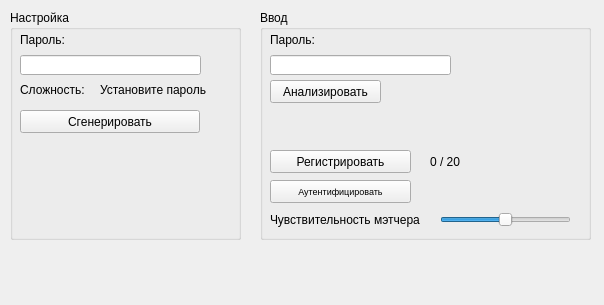
<?xml version="1.0" encoding="UTF-8"?>
<ui version="4.0">
 <class>MainWindow</class>
 <widget class="QMainWindow" name="MainWindow">
  <property name="geometry">
   <rect>
    <x>0</x>
    <y>0</y>
    <width>604</width>
    <height>305</height>
   </rect>
  </property>
  <property name="windowTitle">
   <string>Main</string>
  </property>
  <widget class="QWidget" name="centralwidget">
   <widget class="QGroupBox" name="groupBox">
    <property name="geometry">
     <rect>
      <x>10</x>
      <y>10</y>
      <width>231</width>
      <height>230</height>
     </rect>
    </property>
    <property name="title">
     <string>Настройка</string>
    </property>
    <widget class="QLabel" name="label">
     <property name="geometry">
      <rect>
       <x>10</x>
       <y>20</y>
       <width>51</width>
       <height>20</height>
      </rect>
     </property>
     <property name="text">
      <string>Пароль:</string>
     </property>
    </widget>
    <widget class="QLineEdit" name="SetPasswordInput">
     <property name="geometry">
      <rect>
       <x>10</x>
       <y>45</y>
       <width>181</width>
       <height>20</height>
      </rect>
     </property>
     <property name="text">
      <string/>
     </property>
     <property name="maxLength">
      <number>16</number>
     </property>
    </widget>
    <widget class="QLabel" name="label_2">
     <property name="geometry">
      <rect>
       <x>10</x>
       <y>70</y>
       <width>81</width>
       <height>20</height>
      </rect>
     </property>
     <property name="text">
      <string>Сложность:</string>
     </property>
    </widget>
    <widget class="QLabel" name="ComplexityPasswordLabel">
     <property name="geometry">
      <rect>
       <x>90</x>
       <y>70</y>
       <width>131</width>
       <height>20</height>
      </rect>
     </property>
     <property name="text">
      <string>Установите пароль</string>
     </property>
    </widget>
    <widget class="QPushButton" name="pushButtonGenerate">
     <property name="geometry">
      <rect>
       <x>10</x>
       <y>100</y>
       <width>180</width>
       <height>23</height>
      </rect>
     </property>
     <property name="text">
      <string>Сгенерировать</string>
     </property>
    </widget>
   </widget>
   <widget class="QGroupBox" name="groupBox_2">
    <property name="geometry">
     <rect>
      <x>260</x>
      <y>10</y>
      <width>331</width>
      <height>230</height>
     </rect>
    </property>
    <property name="title">
     <string>Ввод</string>
    </property>
    <widget class="QLabel" name="label_3">
     <property name="geometry">
      <rect>
       <x>10</x>
       <y>20</y>
       <width>51</width>
       <height>20</height>
      </rect>
     </property>
     <property name="text">
      <string>Пароль:</string>
     </property>
    </widget>
    <widget class="QLineEdit" name="TestPasswordInput">
     <property name="geometry">
      <rect>
       <x>10</x>
       <y>45</y>
       <width>181</width>
       <height>20</height>
      </rect>
     </property>
     <property name="text">
      <string/>
     </property>
     <property name="maxLength">
      <number>16</number>
     </property>
    </widget>
    <widget class="QPushButton" name="TestPassword">
     <property name="geometry">
      <rect>
       <x>10</x>
       <y>70</y>
       <width>111</width>
       <height>23</height>
      </rect>
     </property>
     <property name="text">
      <string>Анализировать</string>
     </property>
    </widget>
    <widget class="QLabel" name="PasswordStatusLabel">
     <property name="geometry">
      <rect>
       <x>10</x>
       <y>95</y>
       <width>180</width>
       <height>20</height>
      </rect>
     </property>
     <property name="text">
      <string/>
     </property>
    </widget>
    <widget class="QPushButton" name="pushButtonRegiter">
     <property name="geometry">
      <rect>
       <x>10</x>
       <y>140</y>
       <width>141</width>
       <height>23</height>
      </rect>
     </property>
     <property name="text">
      <string>Регистрировать</string>
     </property>
    </widget>
    <widget class="QPushButton" name="pushButtonAuthenificate">
     <property name="geometry">
      <rect>
       <x>10</x>
       <y>170</y>
       <width>141</width>
       <height>23</height>
      </rect>
     </property>
     <property name="font">
      <font>
       <pointsize>7</pointsize>
      </font>
     </property>
     <property name="text">
      <string>Аутентифицировать</string>
     </property>
    </widget>
    <widget class="QLabel" name="labelRegCounter">
     <property name="geometry">
      <rect>
       <x>170</x>
       <y>140</y>
       <width>47</width>
       <height>23</height>
      </rect>
     </property>
     <property name="text">
      <string>0 / 20</string>
     </property>
    </widget>
    <widget class="QLabel" name="label_4">
     <property name="geometry">
      <rect>
       <x>10</x>
       <y>200</y>
       <width>161</width>
       <height>20</height>
      </rect>
     </property>
     <property name="text">
      <string>Чувствительность мэтчера</string>
     </property>
    </widget>
    <widget class="QSlider" name="horizontalSliderSensetivity">
     <property name="geometry">
      <rect>
       <x>180</x>
       <y>200</y>
       <width>131</width>
       <height>20</height>
      </rect>
     </property>
     <property name="maximum">
      <number>100</number>
     </property>
     <property name="value">
      <number>50</number>
     </property>
     <property name="orientation">
      <enum>Qt::Horizontal</enum>
     </property>
    </widget>
   </widget>
  </widget>
 </widget>
 <resources/>
 <connections/>
</ui>
